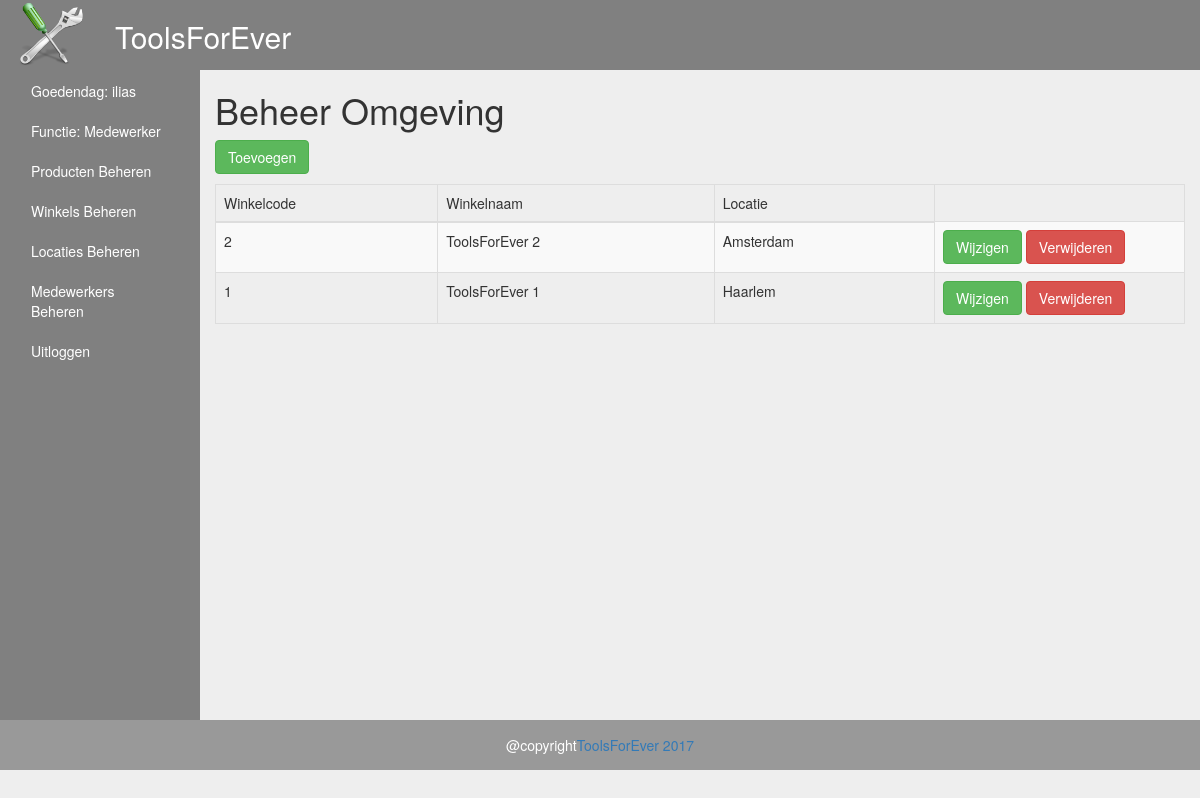
/Beheer/winkels.php (signed in), run on the app's committed database.
### tables this page shows
CREATE TABLE `winkels` (
  `winkelid` int(11) NOT NULL,
  `winkelnaam` varchar(255) NOT NULL,
  `locatie` varchar(100) NOT NULL
);

### Beheer/winkels.php (the view, shortened to what this page needs)
<!DOCTYPE html>
<html>
<head>
    <link rel="stylesheet" href="https://maxcdn.bootstrapcdn.com/bootstrap/3.3.7/css/bootstrap.min.css">
	<link rel="stylesheet" href="../styles.css">
</head>
	<body>
		<div class="bggrijs">
			<div class="container-fluid">
				<div class="row">
					<div class="col-sm-1">
						<a href="index.php"><img src="../images/logo.png" class="img-responsive"></a>
					</div>
					<div class="col-sm-1">
									<h2 class="hoofdtekst">ToolsForEver</h2>
					</div>
				</div>
			</div>
		   </div>
		<div class="container-fluid">
		  <div class="row">
			<div class="col-sm-3 col-lg-2 headgrijs">
			 <?php include_once("admin_header.php"); ?>
			</div>
			<div class="col-sm-9 col-lg-10">
			  <h1>Beheer Omgeving</h1>
			  <?php
		include_once("connectie.php");
		?>
						<p>
							<a href="winkeltoevoegen.php" class="btn btn-success">Toevoegen</a>
						</p>
						<table class="table table-striped table-bordered">
							  <thead>
								<tr>
									<td>Winkelcode</td>
									<td>Winkelnaam</td>
									<td>Locatie</td>
								</tr>
							  </thead>
							  <tbody>
							  <?php
							   $conn = new PDO("mysql:host=$servername;dbname=$dbname", $username, $password);
							   $sql = 'SELECT * FROM winkels ORDER BY winkelid DESC';
							   foreach ($conn->query($sql) as $row) {
										echo '<tr>';
										echo '<td>'. $row['winkelid'] . '</td>';
										echo '<td>'. $row['winkelnaam'] . '</td>';
										echo '<td>'. $row['locatie'] . '</td>';
										echo '<td width=250>';
										echo '<a class="btn btn-success" href="wijzigwinkel.php?winkelid='.$row['winkelid'].'">Wijzigen</a>';
										echo '<a class="btn btn-danger" href="verwijderwinkel.php?winkelid='.$row['winkelid'].'">Verwijderen</a>';
										echo '</td>';
										echo '</tr>';
							   }
							  ?>
							  </tbody>
						</table>
			</div>
		  </div>
		</div>
		<?php include_once("../footer.php"); ?>
	</body>
</html>

### styles.css (style rules this page uses)
body { background-color: #eee; }
.bggrijs { background-color:grey; }
.hoofdtekst { color:#fff; }
.headgrijs { background-color:grey; height:650px; }

### data on the page
winkels: winkelid "2", winkelnaam "ToolsForEver 2", locatie "Amsterdam"
winkels: winkelid "1", winkelnaam "ToolsForEver 1", locatie "Haarlem"

### other printed values
$_SESSION['sessie_gebruikersnaam'] "ilias"
$_SESSION['sessie_rol'] "Medewerker"
